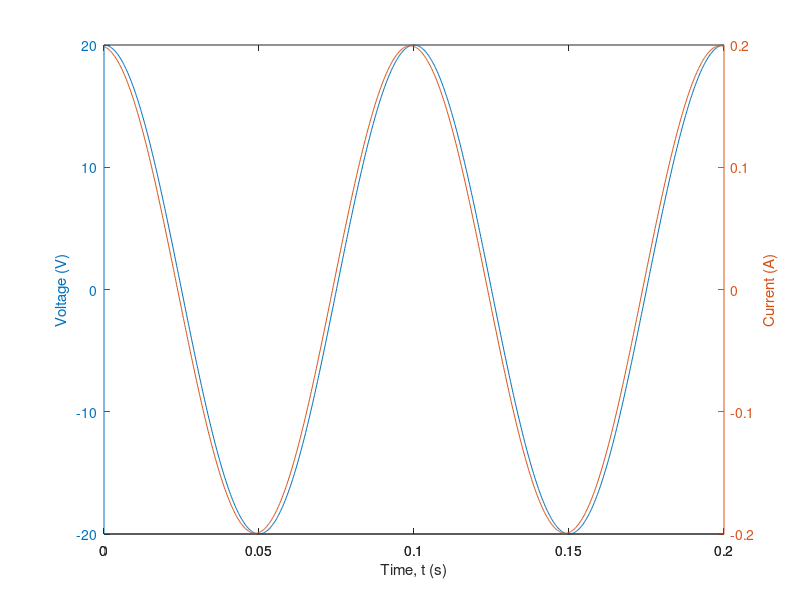
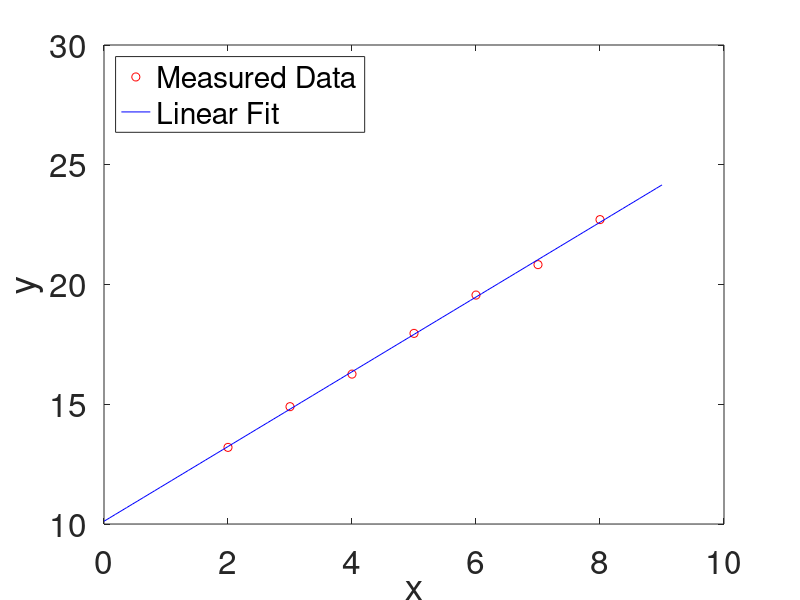

MATLAB code to generate these figures, in order:
% Chris Kreienkamp, 901965168
% Homework 2
% 10/9/17
clear
clc
clf

%% CURRENT AND VOLTAGE AS A FUNCTION OF TIME
f = 10000;  % (Hz)
omega = 2*pi*f; % (rad/s)
emf = 20;   % (V)
R = 100;    % (Ohms)
C = 2*10^-6;    % (F)
Zeq = sqrt(R^2+(1/(omega*C))^2);
t = linspace(0,0.2,1000);
phi = atan(-1/(omega*R*C));
I = emf/Zeq.*exp(1i*(omega.*t-phi));
V = emf.*exp(1i*omega.*t);

figure(1)
ax = plotyy(t,V,t,I);
xlabel(['Time, t (s)'])
ylabel(ax(1),'Voltage (V)')
ylabel(ax(2),'Current (A)')

%% LINEAR CURVE FITTING
x = [2 3 4 5 6 7 8];
y = [13.2 14.9 16.26 17.96 19.56 20.83 22.71];
xMean = sum(x)/length(x);
yMean = sum(y)/length(y);
sumNum = 0;
sumDen = 0;
N = length(x);             % Number of data points
for count = 1:N
    mNumerator = (x(count)-xMean)*(y(count)-yMean);
    mDenominator = (x(count)-xMean)^2;
    sumNum = mNumerator + sumNum;
    sumDen = mDenominator + sumDen;
end
m = sumNum/sumDen;
b = yMean-m*xMean;
xfit = linspace(0,9,100);
yfit = m.*xfit+b;

figure(2)
plot(x,y,'ro',xfit,yfit,'b-')
xlabel('x')
ylabel('y')
set(gca,'FontSize',24)
legend('Measured Data','Linear Fit','Location','Northwest')
